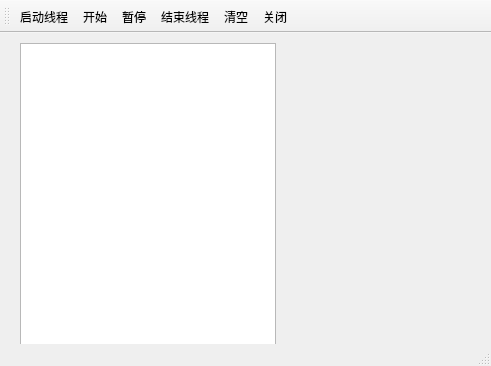
<?xml version="1.0" encoding="UTF-8"?>
<ui version="4.0">
 <class>MainWindow</class>
 <widget class="QMainWindow" name="MainWindow">
  <property name="geometry">
   <rect>
    <x>0</x>
    <y>0</y>
    <width>491</width>
    <height>366</height>
   </rect>
  </property>
  <property name="windowTitle">
   <string>MainWindow</string>
  </property>
  <widget class="QWidget" name="centralwidget">
   <widget class="QWidget" name="">
    <property name="geometry">
     <rect>
      <x>20</x>
      <y>10</y>
      <width>451</width>
      <height>331</height>
     </rect>
    </property>
    <layout class="QFormLayout" name="formLayout">
     <item row="0" column="0">
      <widget class="QPlainTextEdit" name="plainTextEdit"/>
     </item>
     <item row="0" column="1">
      <widget class="QLabel" name="label">
       <property name="text">
        <string/>
       </property>
       <property name="pixmap">
        <pixmap resource="res.qrc">:/image/images/d0.jpg</pixmap>
       </property>
      </widget>
     </item>
    </layout>
   </widget>
  </widget>
  <widget class="QMenuBar" name="menubar">
   <property name="geometry">
    <rect>
     <x>0</x>
     <y>0</y>
     <width>491</width>
     <height>17</height>
    </rect>
   </property>
  </widget>
  <widget class="QStatusBar" name="statusbar"/>
  <widget class="QToolBar" name="toolBar">
   <property name="windowTitle">
    <string>toolBar</string>
   </property>
   <property name="toolButtonStyle">
    <enum>Qt::ToolButtonTextBesideIcon</enum>
   </property>
   <attribute name="toolBarArea">
    <enum>TopToolBarArea</enum>
   </attribute>
   <attribute name="toolBarBreak">
    <bool>false</bool>
   </attribute>
   <addaction name="actStartThread"/>
   <addaction name="actStart"/>
   <addaction name="actPause"/>
   <addaction name="actStopThread"/>
   <addaction name="actClear"/>
   <addaction name="actClose"/>
  </widget>
  <action name="actStartThread">
   <property name="icon">
    <iconset resource="res.qrc">
     <normaloff>:/image/images/flag24.png</normaloff>:/image/images/flag24.png</iconset>
   </property>
   <property name="text">
    <string>启动线程</string>
   </property>
   <property name="menuRole">
    <enum>QAction::NoRole</enum>
   </property>
  </action>
  <action name="actStart">
   <property name="icon">
    <iconset resource="res.qrc">
     <normaloff>:/image/images/play24.png</normaloff>:/image/images/play24.png</iconset>
   </property>
   <property name="text">
    <string>开始</string>
   </property>
   <property name="menuRole">
    <enum>QAction::NoRole</enum>
   </property>
  </action>
  <action name="actPause">
   <property name="icon">
    <iconset resource="res.qrc">
     <normaloff>:/image/images/pause24.png</normaloff>:/image/images/pause24.png</iconset>
   </property>
   <property name="text">
    <string>暂停</string>
   </property>
   <property name="menuRole">
    <enum>QAction::NoRole</enum>
   </property>
  </action>
  <action name="actStopThread">
   <property name="icon">
    <iconset resource="res.qrc">
     <normaloff>:/image/images/stop-playing24.png</normaloff>:/image/images/stop-playing24.png</iconset>
   </property>
   <property name="text">
    <string>结束线程</string>
   </property>
   <property name="menuRole">
    <enum>QAction::NoRole</enum>
   </property>
  </action>
  <action name="actClear">
   <property name="icon">
    <iconset resource="res.qrc">
     <normaloff>:/image/images/212.bmp</normaloff>:/image/images/212.bmp</iconset>
   </property>
   <property name="text">
    <string>清空</string>
   </property>
   <property name="menuRole">
    <enum>QAction::NoRole</enum>
   </property>
  </action>
  <action name="actClose">
   <property name="icon">
    <iconset resource="res.qrc">
     <normaloff>:/image/images/132.bmp</normaloff>:/image/images/132.bmp</iconset>
   </property>
   <property name="text">
    <string>关闭</string>
   </property>
   <property name="menuRole">
    <enum>QAction::NoRole</enum>
   </property>
  </action>
 </widget>
 <resources>
  <include location="res.qrc"/>
 </resources>
 <connections>
  <connection>
   <sender>actClose</sender>
   <signal>triggered()</signal>
   <receiver>MainWindow</receiver>
   <slot>close()</slot>
   <hints>
    <hint type="sourcelabel">
     <x>-1</x>
     <y>-1</y>
    </hint>
    <hint type="destinationlabel">
     <x>245</x>
     <y>182</y>
    </hint>
   </hints>
  </connection>
 </connections>
</ui>
